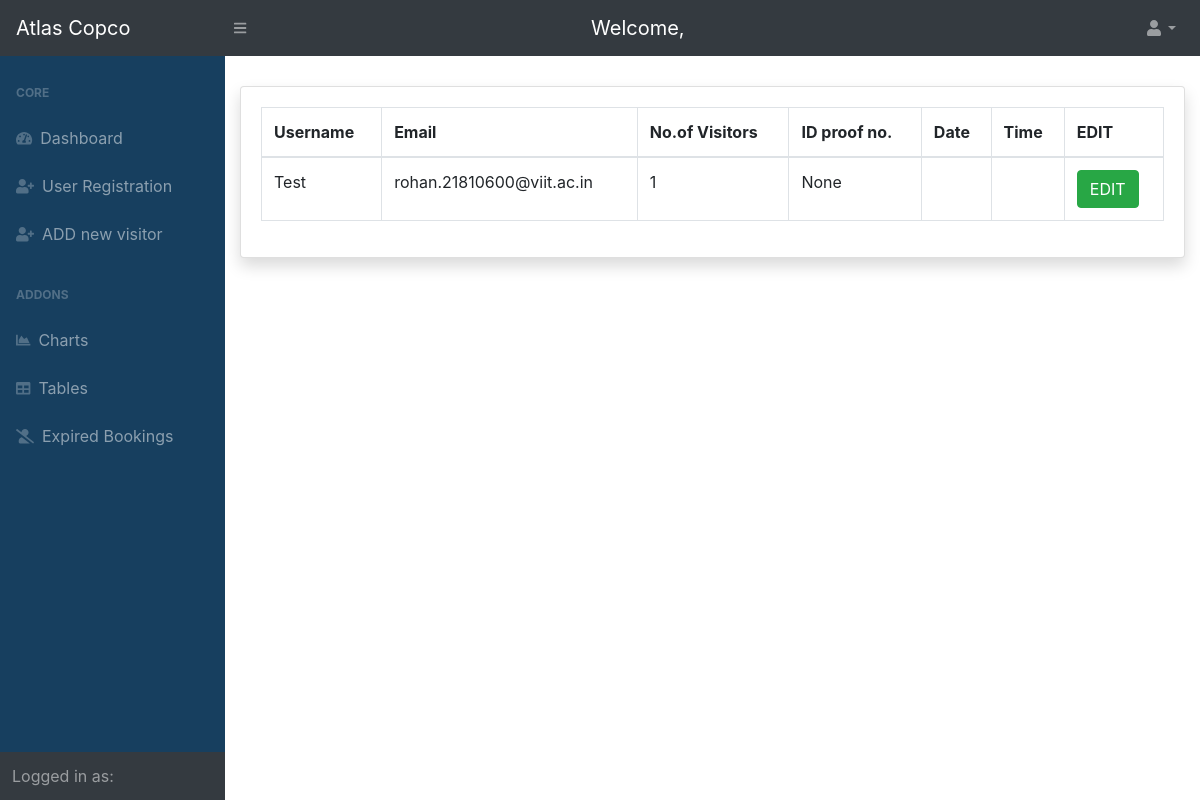
The app's page /notvisited/ (signed in) with its own data.
### entry/models.py (models this page shows, shortened)
class Visitor(models.Model):
	name = models.CharField(verbose_name='Name', max_length=200, validators=[
		MinLengthValidator(2, 'Minimum 2 Characters are required')])  # name of the visitor
	purpose = models.CharField(verbose_name='Purpose', max_length=200, validators=[
		MinLengthValidator(4, 'Minimum 4 characters are required')])  # purpose of visit
	mobile = models.IntegerField(verbose_name='Mobile number')  # mobile no. of the visitor
	email = models.EmailField(verbose_name='Email', validators=[EmailValidator()])  # email address of the visitor
	no_of_people = models.IntegerField(verbose_name='No of people')  # no. of visitors
	photo_id_number = models.CharField(verbose_name='Photo Id Number', max_length=20, null=True, blank=True)
	photo_id = models.ImageField(verbose_name='Photo Id', upload_to='media/photo_id', null=True, blank=True)
	expected_in_time = models.DateTimeField(verbose_name='Expected Visit In Time', null=True, blank=True)
	in_time = models.DateTimeField(verbose_name='Visit In time', null=True, blank=True)  # in time of the visitor, added automatically
	out_time = models.DateTimeField(verbose_name='Visit Out Time', null=True, blank=True)  # out time of the visitor added automatically
	token = models.CharField(verbose_name='Token', max_length=200, null=True, blank=True)  # token(autogenerated)
	qrcode = models.ImageField(verbose_name='QR Code', upload_to='media/qrcodes', null=True, blank=True)  # qr code generated from the token
	user = models.ForeignKey(User, verbose_name='Employee to visit', on_delete=models.PROTECT)  # link to the User table, to store which user allowed the entry
	photo = models.ImageField(verbose_name='Photo of the Visitor', upload_to='media/photo', null=True, blank=True)
	visit_token = models.CharField(max_length=200, verbose_name="Token assigned to the Visitor", null=True, blank=True)
	session_expired = models.BooleanField(default=False)

### home/views.py (the view)
# urls.py: path('notvisited/', views.NotVisitedListView.as_view(), name='not-visited'),
class NotVisitedListView(LoginRequiredMixin, ListView):
	def get(self, request):
		display_visitors = Visitor.objects.filter(session_expired=False)
		visitor_list = display_visitors.filter(in_time__isnull=True)
		context = {'visitor_list': visitor_list}
		return render(request, 'home/not_visited.html', context)

### home/templates/home/not_visited.html (shortened to what this page needs)
{% extends 'home/base.html' %}
{% block content %}
<div id="layoutSidenav_content">
	<main style="margin-top: 30px;">
		<div class="container-fluid">
			<div class="card shadow mb-4">
				<div class="card-body">
					<div class="table-responsive">
						<table class="table table-bordered" id="dataTable" width="100%" cellspacing="0">
							<thead>
								<tr>
									<th> Username </th>
									<th> Email </th>
									<th> No.of Visitors </th>
									<th> ID proof no. </th>
									<th> Date </th>
									<th> Time </th>
									<th> EDIT </th>
								</tr>
							</thead>
							<tbody>
								{% for visitor in visitor_list %}
									<tr>
										<td>{{ visitor.name }}</td>
										<td>{{ visitor.email }}</td>
										<td>{{ visitor.no_of_people }}</td>
										<td>{{ visitor.photo_id_number }}</td>
										<td>{{ visitor.expected_in_time.date }}</td>
										<td>{{ visitor.expected_in_time.time }}</td>
										<td>
												<button type="submit" name="edit_btn" onclick="window.location.href='{% url 'entry:visitor-update' visitor.id %}'" class="btn btn-success"> EDIT</button>
										</td>
									</tr>
								{% endfor %}
							</tbody>
						</table>
					</div>
				</div>
			</div>
		</div>
	</main>
</div>
{% endblock content %}

### home/static/home/style.css (style rules this page uses)
#layoutSidenav #layoutSidenav_content { position: relative; display: flex; flex-direction: column; justify-content: space-between; min-width: 0; flex-grow: 1; min-height: calc(100vh - 56px); margin-left: -225px; }
@media (min-width: 992px) { #layoutSidenav #layoutSidenav_content { margin-left: 0; transition: margin 0.15s ease-in-out; } }

### records on screen
Visitor: name "Test", email "rohan.21810600@viit.ac.in", no_of_people "1", photo_id_number "None"
